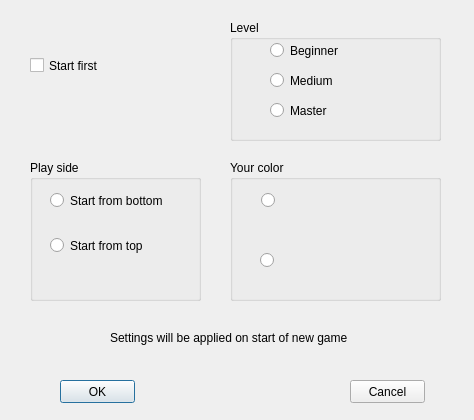
<?xml version="1.0" encoding="UTF-8"?>
<ui version="4.0">
 <class>ConfigurationUI</class>
 <widget class="QDialog" name="ConfigurationUI">
  <property name="geometry">
   <rect>
    <x>0</x>
    <y>0</y>
    <width>474</width>
    <height>420</height>
   </rect>
  </property>
  <property name="windowTitle">
   <string>Configuration</string>
  </property>
  <widget class="QCheckBox" name="startFirstChkBox">
   <property name="geometry">
    <rect>
     <x>30</x>
     <y>50</y>
     <width>151</width>
     <height>31</height>
    </rect>
   </property>
   <property name="text">
    <string>Start first</string>
   </property>
  </widget>
  <widget class="QGroupBox" name="sideGroupBox">
   <property name="geometry">
    <rect>
     <x>30</x>
     <y>160</y>
     <width>171</width>
     <height>141</height>
    </rect>
   </property>
   <property name="title">
    <string>Play side</string>
   </property>
   <property name="flat">
    <bool>false</bool>
   </property>
   <property name="checkable">
    <bool>false</bool>
   </property>
   <widget class="QRadioButton" name="bottomSideRadio">
    <property name="geometry">
     <rect>
      <x>20</x>
      <y>20</y>
      <width>121</width>
      <height>41</height>
     </rect>
    </property>
    <property name="text">
     <string>Start from bottom</string>
    </property>
   </widget>
   <widget class="QRadioButton" name="topSideRadio">
    <property name="geometry">
     <rect>
      <x>20</x>
      <y>70</y>
      <width>101</width>
      <height>31</height>
     </rect>
    </property>
    <property name="text">
     <string>Start from top</string>
    </property>
   </widget>
  </widget>
  <widget class="QPushButton" name="okPBtn">
   <property name="geometry">
    <rect>
     <x>60</x>
     <y>380</y>
     <width>75</width>
     <height>23</height>
    </rect>
   </property>
   <property name="text">
    <string>OK</string>
   </property>
  </widget>
  <widget class="QPushButton" name="cancelPBtn">
   <property name="geometry">
    <rect>
     <x>350</x>
     <y>380</y>
     <width>75</width>
     <height>23</height>
    </rect>
   </property>
   <property name="text">
    <string>Cancel</string>
   </property>
  </widget>
  <widget class="QGroupBox" name="colorGroupBox">
   <property name="geometry">
    <rect>
     <x>230</x>
     <y>160</y>
     <width>211</width>
     <height>141</height>
    </rect>
   </property>
   <property name="title">
    <string>Your color</string>
   </property>
   <widget class="QRadioButton" name="blueColorRadio">
    <property name="geometry">
     <rect>
      <x>31</x>
      <y>20</y>
      <width>111</width>
      <height>41</height>
     </rect>
    </property>
    <property name="text">
     <string/>
    </property>
    <property name="icon">
     <iconset>
      <normaloff>../build-Damka-Desktop_Qt_5_8_0_MinGW_32bit-Debug/sold_blue.png</normaloff>../build-Damka-Desktop_Qt_5_8_0_MinGW_32bit-Debug/sold_blue.png</iconset>
    </property>
    <property name="iconSize">
     <size>
      <width>120</width>
      <height>50</height>
     </size>
    </property>
   </widget>
   <widget class="QRadioButton" name="redColorRadio">
    <property name="geometry">
     <rect>
      <x>30</x>
      <y>80</y>
      <width>121</width>
      <height>41</height>
     </rect>
    </property>
    <property name="text">
     <string/>
    </property>
    <property name="icon">
     <iconset>
      <normaloff>../build-Damka-Desktop_Qt_5_8_0_MinGW_32bit-Debug/sold_red.png</normaloff>../build-Damka-Desktop_Qt_5_8_0_MinGW_32bit-Debug/sold_red.png</iconset>
    </property>
    <property name="iconSize">
     <size>
      <width>120</width>
      <height>50</height>
     </size>
    </property>
   </widget>
  </widget>
  <widget class="QLabel" name="label">
   <property name="geometry">
    <rect>
     <x>110</x>
     <y>330</y>
     <width>291</width>
     <height>16</height>
    </rect>
   </property>
   <property name="text">
    <string>Settings will be applied on start of new game</string>
   </property>
  </widget>
  <widget class="QGroupBox" name="levelGroupBox">
   <property name="geometry">
    <rect>
     <x>230</x>
     <y>20</y>
     <width>211</width>
     <height>121</height>
    </rect>
   </property>
   <property name="title">
    <string>Level</string>
   </property>
   <widget class="QRadioButton" name="beginnerRadio">
    <property name="geometry">
     <rect>
      <x>40</x>
      <y>20</y>
      <width>82</width>
      <height>21</height>
     </rect>
    </property>
    <property name="text">
     <string>Beginner</string>
    </property>
   </widget>
   <widget class="QRadioButton" name="mediumRadio">
    <property name="geometry">
     <rect>
      <x>40</x>
      <y>50</y>
      <width>82</width>
      <height>21</height>
     </rect>
    </property>
    <property name="text">
     <string>Medium</string>
    </property>
   </widget>
   <widget class="QRadioButton" name="masterRadio">
    <property name="geometry">
     <rect>
      <x>40</x>
      <y>80</y>
      <width>82</width>
      <height>21</height>
     </rect>
    </property>
    <property name="text">
     <string>Master</string>
    </property>
   </widget>
  </widget>
 </widget>
 <resources/>
 <connections/>
</ui>
